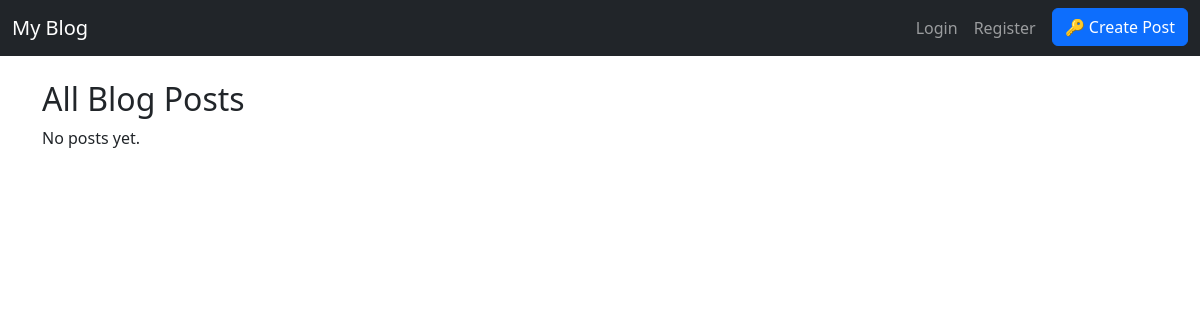
/posts/, run on an earlier commit of the app's database.
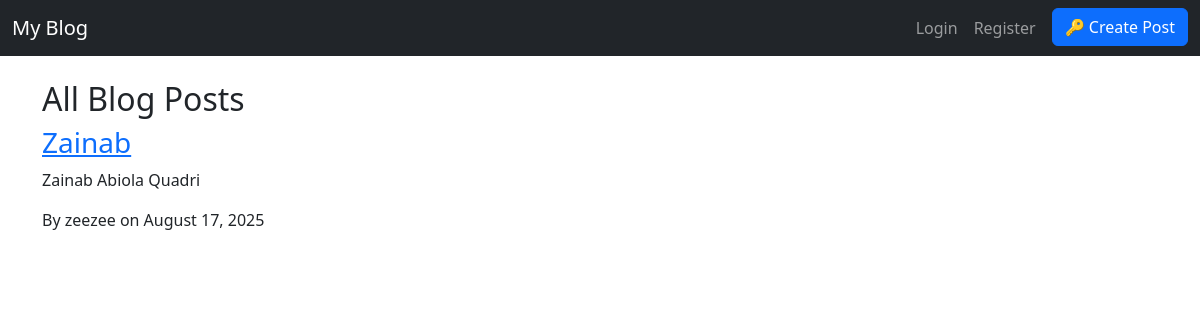
And on a later commit of the database.
### blog/models.py (models this page shows, shortened)
class Post(models.Model):
    title = models.CharField(max_length=200)
    content = models.TextField()
    date_posted = models.DateTimeField(default=timezone.now)  # when created
    published_date = models.DateTimeField(blank=True, null=True)  # optional for drafts
    author = models.ForeignKey(User, on_delete=models.CASCADE, related_name="posts")
    tags = TaggableManager()

### blog/views.py (the view)
# urls.py: path('posts/', views.PostListView.as_view(), name='post-list'),
class PostListView(ListView):
    model = Post
    template_name = 'blog/post_list.html'
    context_object_name = 'posts'
    paginate_by = 5
    def get_queryset(self):
        return Post.objects.filter(published_date__lte=timezone.now()).order_by('-published_date')

### blog/templates/blog/post_list.html (shortened to what this page needs)
{% extends "blog/base.html" %}
{% block content %}
<h2>All Blog Posts</h2>
{% for post in posts %}
  <div class="post">
    <h3><a href="{% url 'blog:post-detail' post.pk %}">{{ post.title }}</a></h3>
    <p>{{ post.content|truncatewords:40 }}</p>
    <p>By {{ post.author }} on {{ post.published_date|date:"F d, Y" }}</p>
  </div>
{% empty %}
  <p>No posts yet.</p>
{% endfor %}
{% endblock %}

What changed in the data, as far as the page shows it:
added Post: title "Zainab", content "Zainab Abiola Quadri", author "zeezee", published_date "August 17, 2025"
Also different on the page:
text no longer shown: "No posts yet."
